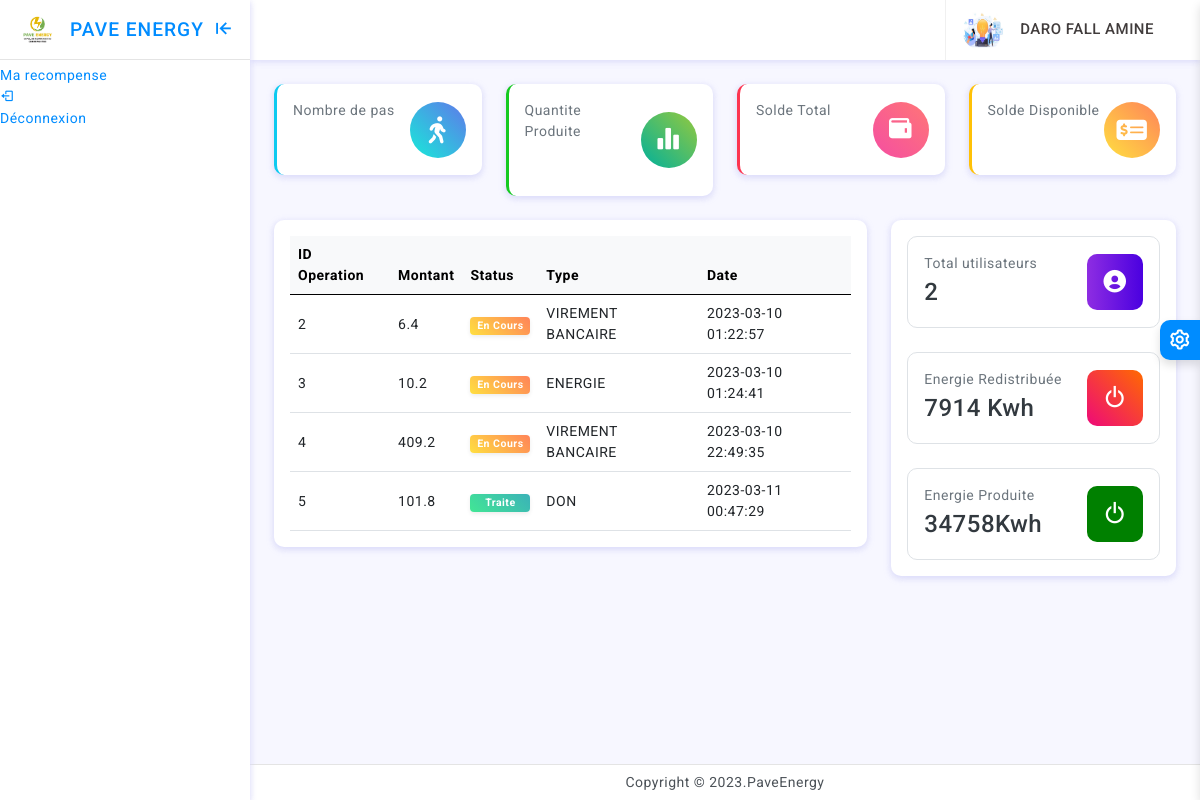
/madab.php (signed in), run on the app's committed database.
### tables this page shows
CREATE TABLE `operations` (
  `id_operation` int(11) NOT NULL,
  `status` varchar(255) NOT NULL DEFAULT 'EN COURS',
  `type` varchar(255) NOT NULL,
  `qte_produite` float NOT NULL,
  `montant` float NOT NULL,
  `id_utilisateur` int(11) NOT NULL,
  `date_operation` datetime NOT NULL DEFAULT current_timestamp(),
  `numero_bancaire` varchar(19) NOT NULL
);

### AfficheOperation.php (called while the page is built)
<?php
$req=$bd->query('SELECT * FROM `operations` where `id_utilisateur`='.$_SESSION['id_utilisateur']);
$resultats=$req->fetchAll();
?>

### AfficheStat.php (called while the page is built, shortened)
<?php
$req1=$bd->query("SELECT COUNT(*) AS `total` from `utilisateurs` ");
$nbrU=$req1->fetch();
$req2=$bd->query("SELECT SUM(`qte_produite`) as `total` from `operations` ");
$qteD=$req2->fetch();
$req3=$bd->query(" SELECT SUM(`qte_produite`) as `total` from `utilisateurs` ");
$qteP=$req3->fetch();
?>

### madab.php (the view, shortened to what this page needs)
<?php
include('BaseDeDonnees.php');
include('AfficheOperation.php');
include('AfficheStat.php');
?>
<!doctype html>
<html lang="en">
<head>
	<link href="assets/plugins/vectormap/jquery-jvectormap-2.0.2.css" rel="stylesheet"/>
	<link href="assets/plugins/simplebar/css/simplebar.css" rel="stylesheet" />
	<link href="assets/plugins/perfect-scrollbar/css/perfect-scrollbar.css" rel="stylesheet" />
	<link href="assets/plugins/metismenu/css/metisMenu.min.css" rel="stylesheet" />
	<link href="assets/css/pace.min.css" rel="stylesheet" />
	<link href="assets/css/bootstrap.min.css" rel="stylesheet">
	<link href="assets/css/bootstrap-extended.css" rel="stylesheet">
	<link rel="stylesheet" href="https://cdnjs.cloudflare.com/ajax/libs/font-awesome/6.3.0/css/all.min.css" />
	<link href="assets/css/app.css" rel="stylesheet">
	<link href="assets/css/icons.css" rel="stylesheet">
	<link rel="stylesheet" href="assets/css/dark-theme.css" />
	<link rel="stylesheet" href="assets/css/semi-dark.css" />
	<link rel="stylesheet" href="assets/css/header-colors.css" />
</head>
<body>
	<div class="wrapper">
		<div class="sidebar-wrapper" data-simplebar="true">
			<div class="sidebar-header">
				<div>
					<img src="logo.png" class="logo-icon" alt="logo icon">
				</div>
				<div>
					<h6 class="logo-text" style="font-size:1.2rem;">PAVE ENERGY</h6>
				</div>
				<div class="toggle-icon ms-auto"><i class='bx bx-arrow-to-left'></i>
				</div>
			</div>
			<ul  id="menu">
			<li>
					<a href="madab.php">
						<div class="parent-icon"><i class='bx bx-home-circle'></i>
						</div>
						<div class="menu-title">Dashboard</div>
					</a>
				</li>
				<li>
					<a href="recompense.php">
						<div class="parent-icon"><i class='bx bx-award'></i>
						</div>
						<div class="menu-title">Ma recompense</div>
					</a>
				</li>
				<li>
					<a href="deconnexionAction.php">
						<div class="parent-icon"><i class='bx bx-log-out'></i>
						</div>
						<div class="menu-title">Déconnexion</div>
					</a>
				</li>
			</ul>
		</div>
		<header>
			<div class="topbar d-flex align-items-center">
				<nav class="navbar navbar-expand">
					<div class="user-box dropdown">
						<a class="d-flex align-items-center nav-link dropdown-toggle dropdown-toggle-nocaret" href="#" role="button" data-bs-toggle="dropdown" aria-expanded="false">
							<img src="<?= $_SESSION['photo']?>" class="user-img" alt="user avatar">
							<div class="user-info ps-3">
								<p class="user-name mb-0"><?=$_SESSION['nom']?> <?=$_SESSION['prenom']?></p>
							</div>
						</a>
					</div>
				</nav>
			</div>
		</header>
		<div class="page-wrapper">
			<div class="page-content">
				<div class="row row-cols-1 row-cols-md-2 row-cols-xl-4">
                   <div class="col">
					 <div class="card radius-10 border-start border-0 border-3 border-info">
						<div class="card-body">
							<div class="d-flex align-items-center">
								<div>
									<p class="mb-0 text-secondary">Nombre de pas</p>
									<p class="mb-0 font-13"><pre> </pre></p>
								</div>
								<div class="widgets-icons-2 rounded-circle bg-gradient-scooter text-white ms-auto"><i class="fas fa-walking"></i>
								</div>
							</div>
						</div>
					 </div>
				   </div>
				   <div class="col">
					<div class="card radius-10 border-start border-0 border-3 border-success">
					   <div class="card-body">
						   <div class="d-flex align-items-center">
							   <div>
								   <p class="mb-0 text-secondary">Quantite Produite</p>
								   <p class="mb-0 font-13"><pre> </pre></p>
							   </div>
							   <div class="widgets-icons-2 rounded-circle bg-gradient-ohhappiness text-white ms-auto"><i class='bx bxs-bar-chart-alt-2' ></i>
							   </div>
						   </div>
					   </div>
					</div>
				  </div>
				   <div class="col">
					<div class="card radius-10 border-start border-0 border-3 border-danger">
					   <div class="card-body">
						   <div class="d-flex align-items-center">
							   <div>
								   <p class="mb-0 text-secondary"> Solde Total</p>
								   <p class="mb-0 font-13"><pre> </pre></p>
							   </div>
							   <div class="widgets-icons-2 rounded-circle bg-gradient-bloody text-white ms-auto"><i class='bx bxs-wallet'></i>
							   </div>
						   </div>
					   </div>
					</div>
				  </div>
				  <div class="col">
					<div class="card radius-10 border-start border-0 border-3 border-warning">
					   <div class="card-body">
						   <div class="d-flex align-items-center">
							   <div>
								   <p class="mb-0 text-secondary">Solde Disponible</p>
								   <p class="mb-0 font-13"><pre> </pre></p>
							   </div>
							   <div class="widgets-icons-2 rounded-circle bg-gradient-blooker text-white ms-auto"><i class='fas fa-money-check-alt'></i>
							   </div>
						   </div>
					   </div>
					</div>
				  </div>
				</div>
				<div class="row">
                   <div class="col-12 col-lg-8">
					<div class="card radius-10">
						<div class="card-body">
						   <div class="d-flex align-items-center">
					  <table class="table align-middle mb-0" >
					   <thead class="table-light">
						<tr>
						  <th>ID Operation</th>
						  <th>Montant</th>
						  <th>Status</th>
						  <th>Type</th>
						  <th>Date</th>
						</tr>
						</thead>
						<tbody>
						<?php foreach($resultats as $resultat){ ?>
						<tr>
						 <td><?= $resultat['id_operation'] ?></td>
						 <td><?= $resultat['montant'] ?></td>
						 <?php if($resultat['status']=='TRAITE'){ ?>
						 <td><span class="badge bg-gradient-quepal text-white shadow-sm w-100">Traite</span></td>
						 <?php } else{ ?>
							<td><span class="badge bg-gradient-blooker text-white shadow-sm w-100">En Cours</span></td>
						  <?php } ?>
						 <td><?= $resultat['type'] ?></td>
						 <td><?= $resultat['date_operation'] ?></td>
						</tr>
						<?php } ?>
					   </tbody>
					 </table>
						   </div>
						</div>
					 </div>
				   </div>
				   <div class="col-12 col-lg-5 col-xl-4 d-flex">
					<div class="card w-100 radius-10">
					 <div class="card-body">
					  <div class="card radius-10 border shadow-none">
						<div class="card-body">
							<div class="d-flex align-items-center">
								<div>
									<p class="mb-0 text-secondary">Total utilisateurs</p>
									<h4 class="my-1"><?= $nbrU['total'] ?></h4>
								</div>
								<div class="widgets-icons-2 bg-gradient-cosmic text-white ms-auto"><i class='bx bxs-user-circle'></i>
								</div>
							</div>
						</div>
					 </div>
					 <div class="card radius-10 border shadow-none">
						<div class="card-body">
							<div class="d-flex align-items-center">
								<div>
									<p class="mb-0 text-secondary">Energie Redistribuée</p>
									<h4 class="my-1"><?= $qteD['total'] ?> Kwh</h4>
								</div>
								<div class="widgets-icons-2 bg-gradient-ibiza text-white ms-auto"><i class='bx bx-power-off'></i>
								</div>
							</div>
						</div>
					 </div>
					 <div class="card radius-10 mb-0 border shadow-none">
						<div class="card-body">
							<div class="d-flex align-items-center">
								<div>
									<p class="mb-0 text-secondary">Energie Produite</p>
									<h4 class="my-1"><?= $qteP['total'] ?>Kwh</h4>
								</div>
								<div class="widgets-icons-2  text-white ms-auto" style="background:green;"><i class='bx bx-power-off'></i>
								</div>
							</div>
						</div>
					  </div>
					 </div>
					</div>
				</div>
				</div>
			</div>
		</div>
		<footer class="page-footer">
			<p class="mb-0">Copyright © 2023.PaveEnergy</p>
		</footer>
	</div>
	<div class="switcher-wrapper">
		<div class="switcher-btn"> <i class='bx bx-cog bx-spin'></i>
		</div>
</body>
</html>

### assets/css/app.css (style rules this page uses)
body { font-size: 14px; color: #4c5258; letter-spacing: .5px; background: #f7f7ff; overflow-x: hidden; font-family: Roboto, sans-serif }
a { text-decoration: none }
.wrapper { width: 100%; position: relative }
.sidebar-wrapper { width: 250px; height: 100%; position: fixed; top: 0; bottom: 0; left: 0; background: #fff; border-right: 0 solid #e4e4e4; z-index: 11; box-shadow: 0 2px 6px 0 rgb(218 218 253 / 65%), 0 2px 6px 0 rgb(206 206 238 / 54%)!important; transition: all .2s ease-out }
.sidebar-header { width: 250px; height: 60px; display: flex; align-items: center; position: fixed; top: 0; bottom: 0; padding: 0 15px; z-index: 5; background: #fff; background-clip: padding-box; border-bottom: 1px solid #e4e4e4 }
.logo-icon { width: 45px }
.logo-text { font-size: 22px; margin-left: 10px; margin-bottom: 0; letter-spacing: 1px; color: #008cff }
.toggle-icon { font-size: 22px; cursor: pointer; color: #008cff }
.topbar { position: fixed; top: 0; left: 250px; right: 0; height: 60px; background: #fff; border-bottom: 1px solid rgb(228 228 228 / 0%); z-index: 10; -webkit-box-shadow: 0 2px 6px 0 rgb(218 218 253 / 65%), 0 0px 6px 0 rgb(206 206 238 / 54%); box-shadow: 0 2px 6px 0 rgb(218 218 253 / 65%), 0 0px 6px 0 rgb(206 206 238 / 54%); }
.topbar .navbar { width: 100%; height: 60px; padding-left: 30px; padding-right: 30px }
.page-wrapper { height: 100%; margin-top: 60px; margin-bottom: 30px; margin-left: 250px }
.page-content { padding: 1.5rem 1.5rem 0.7rem 1.5rem }
.page-footer { background: #fff; left: 250px; right: 0; bottom: 0; position: fixed; text-align: center; padding: 7px; font-size: 14px; border-top: 1px solid #e4e4e4; z-index: 3 }
.sidebar-wrapper ul { padding: 0; margin: 0; list-style: none; background: 0 0 }
.widgets-icons-2 { width: 56px; height: 56px; display: flex; align-items: center; justify-content: center; background-color: #ededed; font-size: 27px; border-radius: 10px }
.font-13 { font-size: 13px }
.radius-10 { border-radius: 10px }
.bg-gradient-ohhappiness { background: #00b09b; background: -webkit-linear-gradient( 45deg , #00b09b, #96c93d)!important; background: linear-gradient( 45deg , #00b09b, #96c93d)!important; }
.bg-gradient-ibiza { background: #ee0979; background: -webkit-linear-gradient( 45deg , #ee0979, #ff6a00)!important; background: linear-gradient( 45deg , #ee0979, #ff6a00)!important; }
.bg-gradient-scooter { background: #17ead9; background: -webkit-linear-gradient( 45deg , #17ead9, #6078ea)!important; background: linear-gradient( 45deg , #17ead9, #6078ea)!important; }
.bg-gradient-bloody { background: #f54ea2; background: -webkit-linear-gradient( 45deg , #f54ea2, #ff7676)!important; background: linear-gradient( 45deg , #f54ea2, #ff7676)!important; }
.bg-gradient-quepal { background: #42e695; background: -webkit-linear-gradient( 45deg , #42e695, #3bb2b8)!important; background: linear-gradient( 45deg , #42e695, #3bb2b8)!important; }
.bg-gradient-blooker { background: #ffdf40; background: -webkit-linear-gradient( 45deg , #ffdf40, #ff8359)!important; background: linear-gradient( 45deg , #ffdf40, #ff8359)!important; }
.bg-gradient-cosmic { background: linear-gradient(to right, #8e2de2, #4a00e0)!important }
.dropdown-toggle-nocaret:after { display: none }
.user-img { width: 42px; height: 42px; border-radius: 50%; border: 0 solid #e5e5e5; padding: 0 }
.user-info .user-name { font-size: 15px; font-weight: 500; color: #413c3c }
.user-box { display: flex; align-items: center; height: 60px; border-left: 1px solid #f0f0f0; margin-left: 1rem }
.switcher-wrapper { width: 280px; height: 100%; position: fixed; right: -280px; top: 0; bottom: 0; z-index: 16; background: #fff; border-left: 0 solid #d2d2d2; box-shadow: 0 .3rem .6rem rgba(0, 0, 0, .13); transition: all .2s ease-out }
.switcher-btn { width: 40px; height: 40px; line-height: 40px; font-size: 24px; background: #008cff; box-shadow: 0 .3rem .6rem rgba(0, 0, 0, .13); color: #fff; text-align: center; border-top-left-radius: 10px; border-bottom-left-radius: 10px; position: absolute; top: 40%; right: 100%; cursor: pointer }

### data on the page
operations: id_operation "2", montant "6.4", status "En Cours", type "VIREMENT BANCAIRE", date_operation "2023-03-10 01:22:57"
operations: id_operation "3", montant "10.2", status "En Cours", type "ENERGIE", date_operation "2023-03-10 01:24:41"
operations: id_operation "4", montant "409.2", status "En Cours", type "VIREMENT BANCAIRE", date_operation "2023-03-10 22:49:35"
operations: id_operation "5", montant "101.8", status "Traite", type "DON", date_operation "2023-03-11 00:47:29"

### other printed values
$_SESSION['nom'] "DARO FALL"
$_SESSION['prenom'] "AMINE"
$nbrU['total'] "2"
$qteD['total'] "7914"
$qteP['total'] "34758"
